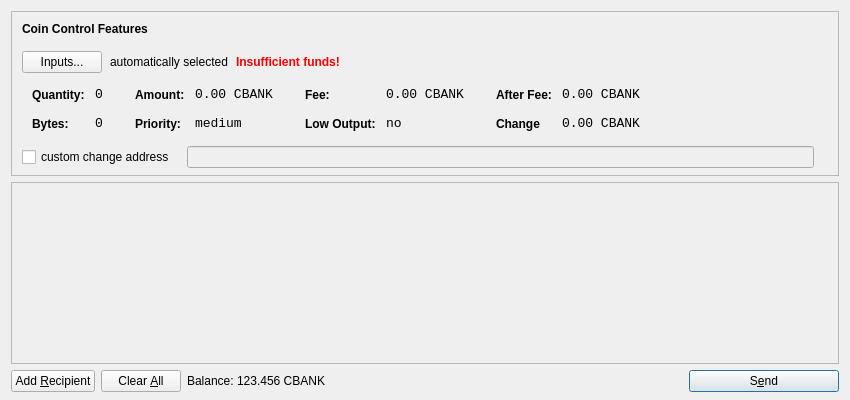
<?xml version="1.0" encoding="UTF-8"?>
<ui version="4.0">
 <class>SendCoinsDialog</class>
 <widget class="QDialog" name="SendCoinsDialog">
  <property name="geometry">
   <rect>
    <x>0</x>
    <y>0</y>
    <width>850</width>
    <height>400</height>
   </rect>
  </property>
  <property name="windowTitle">
   <string>Send Coins</string>
  </property>
  <layout class="QVBoxLayout" name="verticalLayout" stretch="0,1,0">
   <property name="bottomMargin">
    <number>8</number>
   </property>
   <item>
    <widget class="QFrame" name="frameCoinControl">
     <property name="sizePolicy">
      <sizepolicy hsizetype="Expanding" vsizetype="Expanding">
       <horstretch>0</horstretch>
       <verstretch>0</verstretch>
      </sizepolicy>
     </property>
     <property name="maximumSize">
      <size>
       <width>16777215</width>
       <height>16777215</height>
      </size>
     </property>
     <property name="frameShape">
      <enum>QFrame::StyledPanel</enum>
     </property>
     <property name="frameShadow">
      <enum>QFrame::Sunken</enum>
     </property>
     <layout class="QVBoxLayout" name="verticalLayoutCoinControl2">
      <property name="spacing">
       <number>-1</number>
      </property>
      <property name="leftMargin">
       <number>0</number>
      </property>
      <property name="topMargin">
       <number>0</number>
      </property>
      <property name="rightMargin">
       <number>0</number>
      </property>
      <property name="bottomMargin">
       <number>6</number>
      </property>
      <item>
       <layout class="QVBoxLayout" name="verticalLayoutCoinControl" stretch="0,0,0,0,1">
        <property name="spacing">
         <number>0</number>
        </property>
        <property name="leftMargin">
         <number>10</number>
        </property>
        <property name="topMargin">
         <number>10</number>
        </property>
        <item>
         <layout class="QHBoxLayout" name="horizontalLayoutCoinControl1">
          <property name="bottomMargin">
           <number>15</number>
          </property>
          <item>
           <widget class="QLabel" name="labelCoinControlFeatures">
            <property name="sizePolicy">
             <sizepolicy hsizetype="Preferred" vsizetype="Maximum">
              <horstretch>0</horstretch>
              <verstretch>0</verstretch>
             </sizepolicy>
            </property>
            <property name="font">
             <font>
              <weight>75</weight>
              <bold>true</bold>
             </font>
            </property>
            <property name="styleSheet">
             <string notr="true">font-weight:bold;</string>
            </property>
            <property name="text">
             <string>Coin Control Features</string>
            </property>
           </widget>
          </item>
         </layout>
        </item>
        <item>
         <layout class="QHBoxLayout" name="horizontalLayoutCoinControl2" stretch="0,0,0,0">
          <property name="spacing">
           <number>8</number>
          </property>
          <property name="bottomMargin">
           <number>10</number>
          </property>
          <item>
           <widget class="QPushButton" name="pushButtonCoinControl">
            <property name="styleSheet">
             <string notr="true"/>
            </property>
            <property name="text">
             <string>Inputs...</string>
            </property>
           </widget>
          </item>
          <item>
           <widget class="QLabel" name="labelCoinControlAutomaticallySelected">
            <property name="text">
             <string>automatically selected</string>
            </property>
            <property name="margin">
             <number>5</number>
            </property>
           </widget>
          </item>
          <item>
           <widget class="QLabel" name="labelCoinControlInsuffFunds">
            <property name="font">
             <font>
              <weight>75</weight>
              <bold>true</bold>
             </font>
            </property>
            <property name="styleSheet">
             <string notr="true">color:red;font-weight:bold;</string>
            </property>
            <property name="text">
             <string>Insufficient funds!</string>
            </property>
            <property name="margin">
             <number>5</number>
            </property>
           </widget>
          </item>
          <item>
           <spacer name="horizontalSpacerCoinControl">
            <property name="orientation">
             <enum>Qt::Horizontal</enum>
            </property>
            <property name="sizeHint" stdset="0">
             <size>
              <width>40</width>
              <height>1</height>
             </size>
            </property>
           </spacer>
          </item>
         </layout>
        </item>
        <item>
         <widget class="QWidget" name="widgetCoinControl" native="true">
          <property name="sizePolicy">
           <sizepolicy hsizetype="Preferred" vsizetype="Preferred">
            <horstretch>0</horstretch>
            <verstretch>0</verstretch>
           </sizepolicy>
          </property>
          <property name="minimumSize">
           <size>
            <width>0</width>
            <height>0</height>
           </size>
          </property>
          <property name="styleSheet">
           <string notr="true"/>
          </property>
          <layout class="QHBoxLayout" name="horizontalLayoutCoinControl5">
           <property name="margin">
            <number>0</number>
           </property>
           <item>
            <layout class="QHBoxLayout" name="horizontalLayoutCoinControl3" stretch="0,0,0,1">
             <property name="spacing">
              <number>20</number>
             </property>
             <property name="topMargin">
              <number>0</number>
             </property>
             <property name="bottomMargin">
              <number>10</number>
             </property>
             <item>
              <layout class="QFormLayout" name="formLayoutCoinControl1">
               <property name="horizontalSpacing">
                <number>10</number>
               </property>
               <property name="verticalSpacing">
                <number>14</number>
               </property>
               <property name="leftMargin">
                <number>10</number>
               </property>
               <property name="topMargin">
                <number>4</number>
               </property>
               <property name="rightMargin">
                <number>6</number>
               </property>
               <item row="0" column="0">
                <widget class="QLabel" name="labelCoinControlQuantityText">
                 <property name="styleSheet">
                  <string notr="true">font-weight:bold;</string>
                 </property>
                 <property name="text">
                  <string>Quantity:</string>
                 </property>
                 <property name="margin">
                  <number>0</number>
                 </property>
                </widget>
               </item>
               <item row="0" column="1">
                <widget class="QLabel" name="labelCoinControlQuantity">
                 <property name="font">
                  <font>
                   <family>Monospace</family>
                   <pointsize>10</pointsize>
                  </font>
                 </property>
                 <property name="cursor">
                  <cursorShape>IBeamCursor</cursorShape>
                 </property>
                 <property name="contextMenuPolicy">
                  <enum>Qt::ActionsContextMenu</enum>
                 </property>
                 <property name="text">
                  <string>0</string>
                 </property>
                 <property name="margin">
                  <number>0</number>
                 </property>
                 <property name="textInteractionFlags">
                  <set>Qt::LinksAccessibleByMouse|Qt::TextSelectableByKeyboard|Qt::TextSelectableByMouse</set>
                 </property>
                </widget>
               </item>
               <item row="1" column="0">
                <widget class="QLabel" name="labelCoinControlBytesText">
                 <property name="styleSheet">
                  <string notr="true">font-weight:bold;</string>
                 </property>
                 <property name="text">
                  <string>Bytes:</string>
                 </property>
                </widget>
               </item>
               <item row="1" column="1">
                <widget class="QLabel" name="labelCoinControlBytes">
                 <property name="font">
                  <font>
                   <family>Monospace</family>
                   <pointsize>10</pointsize>
                  </font>
                 </property>
                 <property name="cursor">
                  <cursorShape>IBeamCursor</cursorShape>
                 </property>
                 <property name="contextMenuPolicy">
                  <enum>Qt::ActionsContextMenu</enum>
                 </property>
                 <property name="text">
                  <string>0</string>
                 </property>
                 <property name="textInteractionFlags">
                  <set>Qt::LinksAccessibleByMouse|Qt::TextSelectableByKeyboard|Qt::TextSelectableByMouse</set>
                 </property>
                </widget>
               </item>
              </layout>
             </item>
             <item>
              <layout class="QFormLayout" name="formLayoutCoinControl2">
               <property name="horizontalSpacing">
                <number>10</number>
               </property>
               <property name="verticalSpacing">
                <number>14</number>
               </property>
               <property name="leftMargin">
                <number>6</number>
               </property>
               <property name="topMargin">
                <number>4</number>
               </property>
               <property name="rightMargin">
                <number>6</number>
               </property>
               <item row="0" column="0">
                <widget class="QLabel" name="labelCoinControlAmountText">
                 <property name="styleSheet">
                  <string notr="true">font-weight:bold;</string>
                 </property>
                 <property name="text">
                  <string>Amount:</string>
                 </property>
                 <property name="margin">
                  <number>0</number>
                 </property>
                </widget>
               </item>
               <item row="0" column="1">
                <widget class="QLabel" name="labelCoinControlAmount">
                 <property name="font">
                  <font>
                   <family>Monospace</family>
                   <pointsize>10</pointsize>
                  </font>
                 </property>
                 <property name="cursor">
                  <cursorShape>IBeamCursor</cursorShape>
                 </property>
                 <property name="contextMenuPolicy">
                  <enum>Qt::ActionsContextMenu</enum>
                 </property>
                 <property name="text">
                  <string>0.00 CBANK</string>
                 </property>
                 <property name="textInteractionFlags">
                  <set>Qt::LinksAccessibleByMouse|Qt::TextSelectableByKeyboard|Qt::TextSelectableByMouse</set>
                 </property>
                </widget>
               </item>
               <item row="1" column="0">
                <widget class="QLabel" name="labelCoinControlPriorityText">
                 <property name="styleSheet">
                  <string notr="true">font-weight:bold;</string>
                 </property>
                 <property name="text">
                  <string>Priority:</string>
                 </property>
                </widget>
               </item>
               <item row="1" column="1">
                <widget class="QLabel" name="labelCoinControlPriority">
                 <property name="font">
                  <font>
                   <family>Monospace</family>
                   <pointsize>10</pointsize>
                  </font>
                 </property>
                 <property name="cursor">
                  <cursorShape>IBeamCursor</cursorShape>
                 </property>
                 <property name="contextMenuPolicy">
                  <enum>Qt::ActionsContextMenu</enum>
                 </property>
                 <property name="text">
                  <string>medium</string>
                 </property>
                 <property name="textInteractionFlags">
                  <set>Qt::LinksAccessibleByMouse|Qt::TextSelectableByKeyboard|Qt::TextSelectableByMouse</set>
                 </property>
                </widget>
               </item>
              </layout>
             </item>
             <item>
              <layout class="QFormLayout" name="formLayoutCoinControl3">
               <property name="horizontalSpacing">
                <number>10</number>
               </property>
               <property name="verticalSpacing">
                <number>14</number>
               </property>
               <property name="leftMargin">
                <number>6</number>
               </property>
               <property name="topMargin">
                <number>4</number>
               </property>
               <property name="rightMargin">
                <number>6</number>
               </property>
               <item row="0" column="0">
                <widget class="QLabel" name="labelCoinControlFeeText">
                 <property name="styleSheet">
                  <string notr="true">font-weight:bold;</string>
                 </property>
                 <property name="text">
                  <string>Fee:</string>
                 </property>
                 <property name="margin">
                  <number>0</number>
                 </property>
                </widget>
               </item>
               <item row="0" column="1">
                <widget class="QLabel" name="labelCoinControlFee">
                 <property name="font">
                  <font>
                   <family>Monospace</family>
                   <pointsize>10</pointsize>
                  </font>
                 </property>
                 <property name="cursor">
                  <cursorShape>IBeamCursor</cursorShape>
                 </property>
                 <property name="contextMenuPolicy">
                  <enum>Qt::ActionsContextMenu</enum>
                 </property>
                 <property name="text">
                  <string>0.00 CBANK</string>
                 </property>
                 <property name="textInteractionFlags">
                  <set>Qt::LinksAccessibleByMouse|Qt::TextSelectableByKeyboard|Qt::TextSelectableByMouse</set>
                 </property>
                </widget>
               </item>
               <item row="1" column="0">
                <widget class="QLabel" name="labelCoinControlLowOutputText">
                 <property name="styleSheet">
                  <string notr="true">font-weight:bold;</string>
                 </property>
                 <property name="text">
                  <string>Low Output:</string>
                 </property>
                </widget>
               </item>
               <item row="1" column="1">
                <widget class="QLabel" name="labelCoinControlLowOutput">
                 <property name="font">
                  <font>
                   <family>Monospace</family>
                   <pointsize>10</pointsize>
                  </font>
                 </property>
                 <property name="cursor">
                  <cursorShape>IBeamCursor</cursorShape>
                 </property>
                 <property name="contextMenuPolicy">
                  <enum>Qt::ActionsContextMenu</enum>
                 </property>
                 <property name="text">
                  <string>no</string>
                 </property>
                 <property name="textInteractionFlags">
                  <set>Qt::LinksAccessibleByMouse|Qt::TextSelectableByKeyboard|Qt::TextSelectableByMouse</set>
                 </property>
                </widget>
               </item>
              </layout>
             </item>
             <item>
              <layout class="QFormLayout" name="formLayoutCoinControl4">
               <property name="horizontalSpacing">
                <number>10</number>
               </property>
               <property name="verticalSpacing">
                <number>14</number>
               </property>
               <property name="leftMargin">
                <number>6</number>
               </property>
               <property name="topMargin">
                <number>4</number>
               </property>
               <property name="rightMargin">
                <number>6</number>
               </property>
               <item row="0" column="0">
                <widget class="QLabel" name="labelCoinControlAfterFeeText">
                 <property name="styleSheet">
                  <string notr="true">font-weight:bold;</string>
                 </property>
                 <property name="text">
                  <string>After Fee:</string>
                 </property>
                 <property name="margin">
                  <number>0</number>
                 </property>
                </widget>
               </item>
               <item row="0" column="1">
                <widget class="QLabel" name="labelCoinControlAfterFee">
                 <property name="font">
                  <font>
                   <family>Monospace</family>
                   <pointsize>10</pointsize>
                  </font>
                 </property>
                 <property name="cursor">
                  <cursorShape>IBeamCursor</cursorShape>
                 </property>
                 <property name="contextMenuPolicy">
                  <enum>Qt::ActionsContextMenu</enum>
                 </property>
                 <property name="text">
                  <string>0.00 CBANK</string>
                 </property>
                 <property name="textInteractionFlags">
                  <set>Qt::LinksAccessibleByMouse|Qt::TextSelectableByKeyboard|Qt::TextSelectableByMouse</set>
                 </property>
                </widget>
               </item>
               <item row="1" column="0">
                <widget class="QLabel" name="labelCoinControlChangeText">
                 <property name="styleSheet">
                  <string notr="true">font-weight:bold;</string>
                 </property>
                 <property name="text">
                  <string>Change</string>
                 </property>
                </widget>
               </item>
               <item row="1" column="1">
                <widget class="QLabel" name="labelCoinControlChange">
                 <property name="font">
                  <font>
                   <family>Monospace</family>
                   <pointsize>10</pointsize>
                  </font>
                 </property>
                 <property name="cursor">
                  <cursorShape>IBeamCursor</cursorShape>
                 </property>
                 <property name="contextMenuPolicy">
                  <enum>Qt::ActionsContextMenu</enum>
                 </property>
                 <property name="text">
                  <string>0.00 CBANK</string>
                 </property>
                 <property name="textInteractionFlags">
                  <set>Qt::LinksAccessibleByMouse|Qt::TextSelectableByKeyboard|Qt::TextSelectableByMouse</set>
                 </property>
                </widget>
               </item>
              </layout>
             </item>
            </layout>
           </item>
          </layout>
         </widget>
        </item>
        <item>
         <layout class="QHBoxLayout" name="horizontalLayoutCoinControl4" stretch="0,0,0">
          <property name="spacing">
           <number>12</number>
          </property>
          <property name="sizeConstraint">
           <enum>QLayout::SetDefaultConstraint</enum>
          </property>
          <property name="topMargin">
           <number>5</number>
          </property>
          <property name="rightMargin">
           <number>5</number>
          </property>
          <item>
           <widget class="QCheckBox" name="checkBoxCoinControlChange">
            <property name="text">
             <string>custom change address</string>
            </property>
           </widget>
          </item>
          <item>
           <widget class="QLineEdit" name="lineEditCoinControlChange">
            <property name="enabled">
             <bool>false</bool>
            </property>
            <property name="sizePolicy">
             <sizepolicy hsizetype="Expanding" vsizetype="Fixed">
              <horstretch>0</horstretch>
              <verstretch>0</verstretch>
             </sizepolicy>
            </property>
           </widget>
          </item>
          <item>
           <widget class="QLabel" name="labelCoinControlChangeLabel">
            <property name="sizePolicy">
             <sizepolicy hsizetype="Preferred" vsizetype="Expanding">
              <horstretch>0</horstretch>
              <verstretch>0</verstretch>
             </sizepolicy>
            </property>
            <property name="minimumSize">
             <size>
              <width>0</width>
              <height>0</height>
             </size>
            </property>
            <property name="text">
             <string/>
            </property>
            <property name="margin">
             <number>3</number>
            </property>
           </widget>
          </item>
         </layout>
        </item>
        <item>
         <spacer name="verticalSpacerCoinControl">
          <property name="orientation">
           <enum>Qt::Vertical</enum>
          </property>
          <property name="sizeHint" stdset="0">
           <size>
            <width>800</width>
            <height>1</height>
           </size>
          </property>
         </spacer>
        </item>
       </layout>
      </item>
     </layout>
    </widget>
   </item>
   <item>
    <widget class="QScrollArea" name="scrollArea">
     <property name="widgetResizable">
      <bool>true</bool>
     </property>
     <widget class="QWidget" name="scrollAreaWidgetContents">
      <property name="geometry">
       <rect>
        <x>0</x>
        <y>0</y>
        <width>830</width>
        <height>165</height>
       </rect>
      </property>
      <layout class="QVBoxLayout" name="verticalLayout_2">
       <property name="margin">
        <number>0</number>
       </property>
       <item>
        <layout class="QVBoxLayout" name="entries">
         <property name="spacing">
          <number>6</number>
         </property>
        </layout>
       </item>
       <item>
        <spacer name="verticalSpacer">
         <property name="orientation">
          <enum>Qt::Vertical</enum>
         </property>
         <property name="sizeHint" stdset="0">
          <size>
           <width>20</width>
           <height>40</height>
          </size>
         </property>
        </spacer>
       </item>
      </layout>
     </widget>
    </widget>
   </item>
   <item>
    <layout class="QHBoxLayout" name="horizontalLayout">
     <item>
      <widget class="QPushButton" name="addButton">
       <property name="toolTip">
        <string>Send to multiple recipients at once</string>
       </property>
       <property name="text">
        <string>Add &amp;Recipient</string>
       </property>
       <property name="icon">
        <iconset resource="../bitcoin.qrc">
         <normaloff>:/icons/add</normaloff>:/icons/add</iconset>
       </property>
       <property name="autoDefault">
        <bool>false</bool>
       </property>
      </widget>
     </item>
     <item>
      <widget class="QPushButton" name="clearButton">
       <property name="sizePolicy">
        <sizepolicy hsizetype="Minimum" vsizetype="Fixed">
         <horstretch>0</horstretch>
         <verstretch>0</verstretch>
        </sizepolicy>
       </property>
       <property name="toolTip">
        <string>Remove all transaction fields</string>
       </property>
       <property name="text">
        <string>Clear &amp;All</string>
       </property>
       <property name="icon">
        <iconset resource="../bitcoin.qrc">
         <normaloff>:/icons/remove</normaloff>:/icons/remove</iconset>
       </property>
       <property name="autoRepeatDelay">
        <number>300</number>
       </property>
       <property name="autoDefault">
        <bool>false</bool>
       </property>
      </widget>
     </item>
     <item>
      <layout class="QHBoxLayout" name="horizontalLayout_2">
       <property name="spacing">
        <number>3</number>
       </property>
       <item>
        <widget class="QLabel" name="label">
         <property name="sizePolicy">
          <sizepolicy hsizetype="Preferred" vsizetype="Fixed">
           <horstretch>0</horstretch>
           <verstretch>0</verstretch>
          </sizepolicy>
         </property>
         <property name="text">
          <string>Balance:</string>
         </property>
        </widget>
       </item>
       <item>
        <widget class="QLabel" name="labelBalance">
         <property name="sizePolicy">
          <sizepolicy hsizetype="Preferred" vsizetype="Fixed">
           <horstretch>0</horstretch>
           <verstretch>0</verstretch>
          </sizepolicy>
         </property>
         <property name="cursor">
          <cursorShape>IBeamCursor</cursorShape>
         </property>
         <property name="text">
          <string>123.456 CBANK</string>
         </property>
         <property name="textInteractionFlags">
          <set>Qt::LinksAccessibleByMouse|Qt::TextSelectableByKeyboard|Qt::TextSelectableByMouse</set>
         </property>
        </widget>
       </item>
      </layout>
     </item>
     <item>
      <spacer name="horizontalSpacer">
       <property name="orientation">
        <enum>Qt::Horizontal</enum>
       </property>
       <property name="sizeHint" stdset="0">
        <size>
         <width>40</width>
         <height>20</height>
        </size>
       </property>
      </spacer>
     </item>
     <item>
      <widget class="QPushButton" name="sendButton">
       <property name="minimumSize">
        <size>
         <width>150</width>
         <height>0</height>
        </size>
       </property>
       <property name="toolTip">
        <string>Confirm the send action</string>
       </property>
       <property name="text">
        <string>S&amp;end</string>
       </property>
       <property name="icon">
        <iconset resource="../bitcoin.qrc">
         <normaloff>:/icons/send</normaloff>:/icons/send</iconset>
       </property>
       <property name="default">
        <bool>true</bool>
       </property>
      </widget>
     </item>
    </layout>
   </item>
  </layout>
 </widget>
 <resources>
  <include location="../bitcoin.qrc"/>
 </resources>
 <connections/>
</ui>
